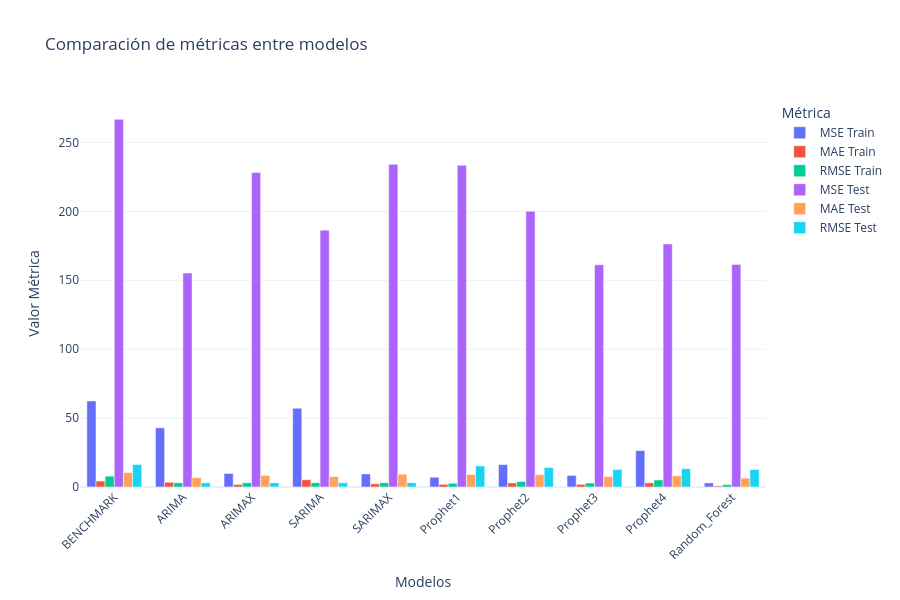
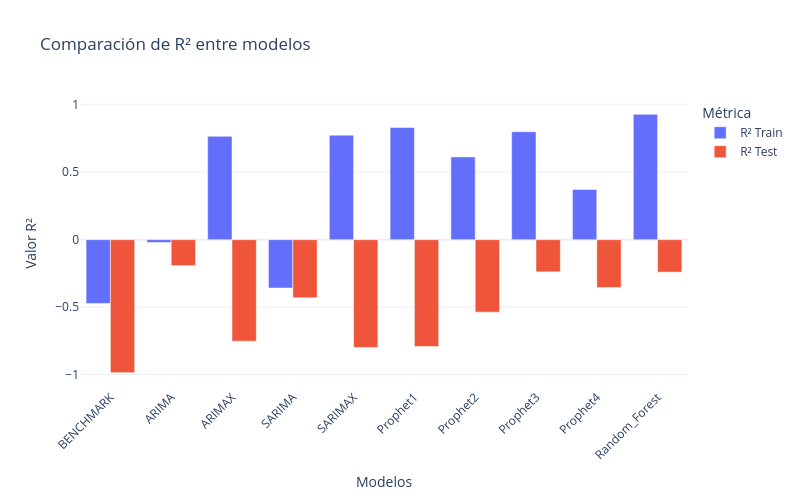

The cell these charts' notebook holds for them, in order:
### Code cell
import plotly.express as px
import pandas as pd

# Métricas a comparar (sin R²)
metrics_general = ["MSE Train", "MAE Train", "RMSE Train", "MSE Test", "MAE Test", "RMSE Test"]
df_general = df_metrics.melt(id_vars=["Modelo"], value_vars=metrics_general, var_name="Métrica", value_name="Valor")

# Gráfico interactivo de barras
fig = px.bar(df_general, x="Modelo", y="Valor", color="Métrica", barmode="group",
             title="Comparación de métricas entre modelos", labels={"Valor": "Valor Métrica", "Modelo": "Modelos"},
             height=600, width=900)

fig.update_layout(xaxis_tickangle=-45, template="plotly_white")
fig.show()

# Gráfico interactivo de R²
df_r2 = df_metrics.melt(id_vars=["Modelo"], value_vars=["R² Train", "R² Test"], var_name="Métrica", value_name="Valor")

fig_r2 = px.bar(df_r2, x="Modelo", y="Valor", color="Métrica", barmode="group",
                title="Comparación de R² entre modelos", labels={"Valor": "Valor R²", "Modelo": "Modelos"},
                height=500, width=800)

fig_r2.update_layout(xaxis_tickangle=-45, template="plotly_white")
fig_r2.show()

### Figure 1 — Plotly figure (JSON) as saved in the notebook; plotly's stock layout.template omitted (floating-point values rounded to 4 significant figures)
{"data": [{"alignmentgroup": "True", "hovertemplate": "Métrica=MSE Train<br>Modelos=%{x}<br>Valor Métrica=%{y}<extra></extra>", "legendgroup": "MSE Train", "marker": {"color": "#636efa", "pattern": {"shape": ""}}, "name": "MSE Train", "offsetgroup": "MSE Train", "orientation": "v", "showlegend": true, "textposition": "auto", "type": "bar", "x": ["BENCHMARK", "ARIMA", "ARIMAX", "SARIMA", "SARIMAX", "Prophet1", "Prophet2", "Prophet3", "Prophet4", "Random_Forest"], "xaxis": "x", "y": [62.44, 42.92, 9.846, 57.14, 9.462, 7.096, 16.25, 8.396, 26.41, 2.984], "yaxis": "y"}, {"alignmentgroup": "True", "hovertemplate": "Métrica=MAE Train<br>Modelos=%{x}<br>Valor Métrica=%{y}<extra></extra>", "legendgroup": "MAE Train", "marker": {"color": "#EF553B", "pattern": {"shape": ""}}, "name": "MAE Train", "offsetgroup": "MAE Train", "orientation": "v", "showlegend": true, "textposition": "auto", "type": "bar", "x": ["BENCHMARK", "ARIMA", "ARIMAX", "SARIMA", "SARIMAX", "Prophet1", "Prophet2", "Prophet3", "Prophet4", "Random_Forest"], "xaxis": "x", "y": [4.312, 3.446, 1.81, 5.267, 2.296, 1.909, 2.955, 1.951, 3.013, 0.7789], "yaxis": "y"}, {"alignmentgroup": "True", "hovertemplate": "Métrica=RMSE Train<br>Modelos=%{x}<br>Valor Métrica=%{y}<extra></extra>", "legendgroup": "RMSE Train", "marker": {"color": "#00cc96", "pattern": {"shape": ""}}, "name": "RMSE Train", "offsetgroup": "RMSE Train", "orientation": "v", "showlegend": true, "textposition": "auto", "type": "bar", "x": ["BENCHMARK", "ARIMA", "ARIMAX", "SARIMA", "SARIMAX", "Prophet1", "Prophet2", "Prophet3", "Prophet4", "Random_Forest"], "xaxis": "x", "y": [7.902, 3.076, 3.076, 3.076, 3.076, 2.664, 4.032, 2.898, 5.139, 1.727], "yaxis": "y"}, {"alignmentgroup": "True", "hovertemplate": "Métrica=MSE Test<br>Modelos=%{x}<br>Valor Métrica=%{y}<extra></extra>", "legendgroup": "MSE Test", "marker": {"color": "#ab63fa", "pattern": {"shape": ""}}, "name": "MSE Test", "offsetgroup": "MSE Test", "orientation": "v", "showlegend": true, "textposition": "auto", "type": "bar", "x": ["BENCHMARK", "ARIMA", "ARIMAX", "SARIMA", "SARIMAX", "Prophet1", "Prophet2", "Prophet3", "Prophet4", "Random_Forest"], "xaxis": "x", "y": [266.8, 155.3, 228.2, 186.4, 234.2, 233.4, 200.2, 161.3, 176.4, 161.5], "yaxis": "y"}, {"alignmentgroup": "True", "hovertemplate": "Métrica=MAE Test<br>Modelos=%{x}<br>Valor Métrica=%{y}<extra></extra>", "legendgroup": "MAE Test", "marker": {"color": "#FFA15A", "pattern": {"shape": ""}}, "name": "MAE Test", "offsetgroup": "MAE Test", "orientation": "v", "showlegend": true, "textposition": "auto", "type": "bar", "x": ["BENCHMARK", "ARIMA", "ARIMAX", "SARIMA", "SARIMAX", "Prophet1", "Prophet2", "Prophet3", "Prophet4", "Random_Forest"], "xaxis": "x", "y": [10.47, 6.755, 8.42, 7.553, 9.257, 9.024, 8.919, 7.482, 8.093, 6.441], "yaxis": "y"}, {"alignmentgroup": "True", "hovertemplate": "Métrica=RMSE Test<br>Modelos=%{x}<br>Valor Métrica=%{y}<extra></extra>", "legendgroup": "RMSE Test", "marker": {"color": "#19d3f3", "pattern": {"shape": ""}}, "name": "RMSE Test", "offsetgroup": "RMSE Test", "orientation": "v", "showlegend": true, "textposition": "auto", "type": "bar", "x": ["BENCHMARK", "ARIMA", "ARIMAX", "SARIMA", "SARIMAX", "Prophet1", "Prophet2", "Prophet3", "Prophet4", "Random_Forest"], "xaxis": "x", "y": [16.33, 3.076, 3.076, 3.076, 3.076, 15.28, 14.15, 12.7, 13.28, 12.71], "yaxis": "y"}], "layout": {"barmode": "group", "height": 600, "legend": {"title": {"text": "Métrica"}, "tracegroupgap": 0}, "title": {"text": "Comparación de métricas entre modelos"}, "width": 900, "xaxis": {"anchor": "y", "domain": [0, 1], "tickangle": -45, "title": {"text": "Modelos"}}, "yaxis": {"anchor": "x", "domain": [0, 1], "title": {"text": "Valor Métrica"}}}}

### Figure 2 — Plotly figure (JSON) as saved in the notebook; plotly's stock layout.template omitted (floating-point values rounded to 4 significant figures)
{"data": [{"alignmentgroup": "True", "hovertemplate": "Métrica=R² Train<br>Modelos=%{x}<br>Valor R²=%{y}<extra></extra>", "legendgroup": "R² Train", "marker": {"color": "#636efa", "pattern": {"shape": ""}}, "name": "R² Train", "offsetgroup": "R² Train", "orientation": "v", "showlegend": true, "textposition": "auto", "type": "bar", "x": ["BENCHMARK", "ARIMA", "ARIMAX", "SARIMA", "SARIMAX", "Prophet1", "Prophet2", "Prophet3", "Prophet4", "Random_Forest"], "xaxis": "x", "y": [-0.473, -0.02081, 0.7658, -0.3588, 0.775, 0.8312, 0.6135, 0.8003, 0.3718, 0.929], "yaxis": "y"}, {"alignmentgroup": "True", "hovertemplate": "Métrica=R² Test<br>Modelos=%{x}<br>Valor R²=%{y}<extra></extra>", "legendgroup": "R² Test", "marker": {"color": "#EF553B", "pattern": {"shape": ""}}, "name": "R² Test", "offsetgroup": "R² Test", "orientation": "v", "showlegend": true, "textposition": "auto", "type": "bar", "x": ["BENCHMARK", "ARIMA", "ARIMAX", "SARIMA", "SARIMAX", "Prophet1", "Prophet2", "Prophet3", "Prophet4", "Random_Forest"], "xaxis": "x", "y": [-0.986, -0.1924, -0.7525, -0.4314, -0.7989, -0.7927, -0.5374, -0.2387, -0.3548, -0.2407], "yaxis": "y"}], "layout": {"barmode": "group", "height": 500, "legend": {"title": {"text": "Métrica"}, "tracegroupgap": 0}, "title": {"text": "Comparación de R² entre modelos"}, "width": 800, "xaxis": {"anchor": "y", "domain": [0, 1], "tickangle": -45, "title": {"text": "Modelos"}}, "yaxis": {"anchor": "x", "domain": [0, 1], "title": {"text": "Valor R²"}}}}
